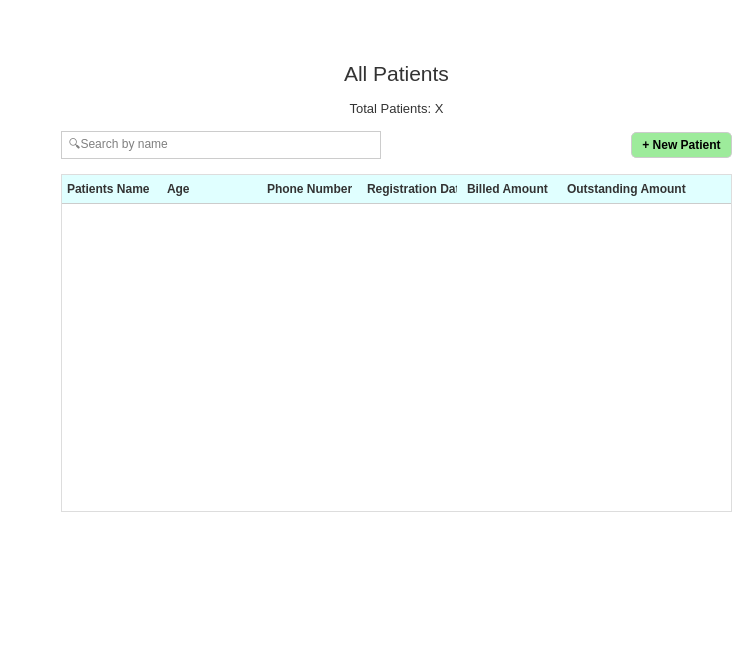
<?xml version="1.0" encoding="UTF-8"?>
<ui version="4.0">
 <class>Form</class>
 <widget class="QWidget" name="Form">
  <property name="geometry">
   <rect>
    <x>0</x>
    <y>0</y>
    <width>749</width>
    <height>660</height>
   </rect>
  </property>
  <property name="windowTitle">
   <string>Form</string>
  </property>
  <property name="styleSheet">
   <string notr="true">QWidget {
    background-color: white;
    color: #333333; /* Default dark color for labels */
}

QLineEdit {
    color: #000000; /* Black text for input */
    border: 1px solid #CCCCCC;
    padding: 5px;
}

QTableWidget {
    gridline-color: #EEEEEE;
    border: 1px solid #DDDDDD;
    alternate-background-color: #F8F8FF;
    color: #000000; /* Force cell text to be black */
}

QHeaderView::section {
    background-color: #E0FFFF; 
    color: #333333; 
    padding: 5px;
    border: none;
    border-bottom: 1px solid #CCCCCC;
    font-weight: bold;
}</string>
  </property>
  <widget class="QWidget" name="layoutWidget">
   <property name="geometry">
    <rect>
     <x>51</x>
     <y>51</y>
     <width>691</width>
     <height>471</height>
    </rect>
   </property>
   <layout class="QVBoxLayout" name="verticalLayout">
    <property name="spacing">
     <number>15</number>
    </property>
    <property name="leftMargin">
     <number>10</number>
    </property>
    <property name="topMargin">
     <number>10</number>
    </property>
    <property name="rightMargin">
     <number>10</number>
    </property>
    <property name="bottomMargin">
     <number>10</number>
    </property>
    <item>
     <widget class="QLabel" name="label">
      <property name="font">
       <font>
        <pointsize>16</pointsize>
       </font>
      </property>
      <property name="text">
       <string>All Patients</string>
      </property>
      <property name="alignment">
       <set>Qt::AlignmentFlag::AlignCenter</set>
      </property>
     </widget>
    </item>
    <item>
     <widget class="QLabel" name="label_patient_count">
      <property name="font">
       <font>
        <pointsize>10</pointsize>
       </font>
      </property>
      <property name="text">
       <string>Total Patients: X</string>
      </property>
      <property name="alignment">
       <set>Qt::AlignmentFlag::AlignCenter</set>
      </property>
     </widget>
    </item>
    <item>
     <layout class="QHBoxLayout" name="horizontalLayout">
      <property name="spacing">
       <number>250</number>
      </property>
      <property name="leftMargin">
       <number>0</number>
      </property>
      <property name="rightMargin">
       <number>0</number>
      </property>
      <item>
       <widget class="QLineEdit" name="lineEdit">
        <property name="placeholderText">
         <string>🔍Search by name </string>
        </property>
       </widget>
      </item>
      <item>
       <widget class="QPushButton" name="pushButton">
        <property name="styleSheet">
         <string notr="true">QPushButton {
    border-radius: 5px; 
    padding: 5px 10px;
    font-weight: bold;
    min-width: 70px;
    color: black; /* Ensure button text is black */
    background-color: #9deb9b ; /* Light Blue/Pastel Accent */
	border: 1px solid #CCCCCC;
}
</string>
        </property>
        <property name="text">
         <string>+ New Patient</string>
        </property>
       </widget>
      </item>
     </layout>
    </item>
    <item>
     <widget class="QTableWidget" name="tableWidget">
      <property name="sizePolicy">
       <sizepolicy hsizetype="Expanding" vsizetype="Expanding">
        <horstretch>0</horstretch>
        <verstretch>0</verstretch>
       </sizepolicy>
      </property>
      <property name="focusPolicy">
       <enum>Qt::FocusPolicy::NoFocus</enum>
      </property>
      <property name="styleSheet">
       <string notr="true"/>
      </property>
      <attribute name="horizontalHeaderCascadingSectionResizes">
       <bool>false</bool>
      </attribute>
      <attribute name="horizontalHeaderDefaultSectionSize">
       <number>100</number>
      </attribute>
      <attribute name="horizontalHeaderShowSortIndicator" stdset="0">
       <bool>false</bool>
      </attribute>
      <attribute name="horizontalHeaderStretchLastSection">
       <bool>true</bool>
      </attribute>
      <attribute name="verticalHeaderVisible">
       <bool>false</bool>
      </attribute>
      <column>
       <property name="text">
        <string>Patients Name</string>
       </property>
       <property name="textAlignment">
        <set>AlignLeading|AlignVCenter</set>
       </property>
      </column>
      <column>
       <property name="text">
        <string>Age</string>
       </property>
       <property name="textAlignment">
        <set>AlignLeading|AlignVCenter</set>
       </property>
      </column>
      <column>
       <property name="text">
        <string>Phone Number</string>
       </property>
       <property name="textAlignment">
        <set>AlignLeading|AlignVCenter</set>
       </property>
      </column>
      <column>
       <property name="text">
        <string>Registration Date</string>
       </property>
       <property name="textAlignment">
        <set>AlignLeading|AlignVCenter</set>
       </property>
      </column>
      <column>
       <property name="text">
        <string>Billed Amount</string>
       </property>
       <property name="textAlignment">
        <set>AlignLeading|AlignVCenter</set>
       </property>
      </column>
      <column>
       <property name="text">
        <string>Outstanding Amount</string>
       </property>
       <property name="textAlignment">
        <set>AlignLeading|AlignVCenter</set>
       </property>
      </column>
     </widget>
    </item>
   </layout>
  </widget>
 </widget>
 <resources/>
 <connections/>
</ui>
